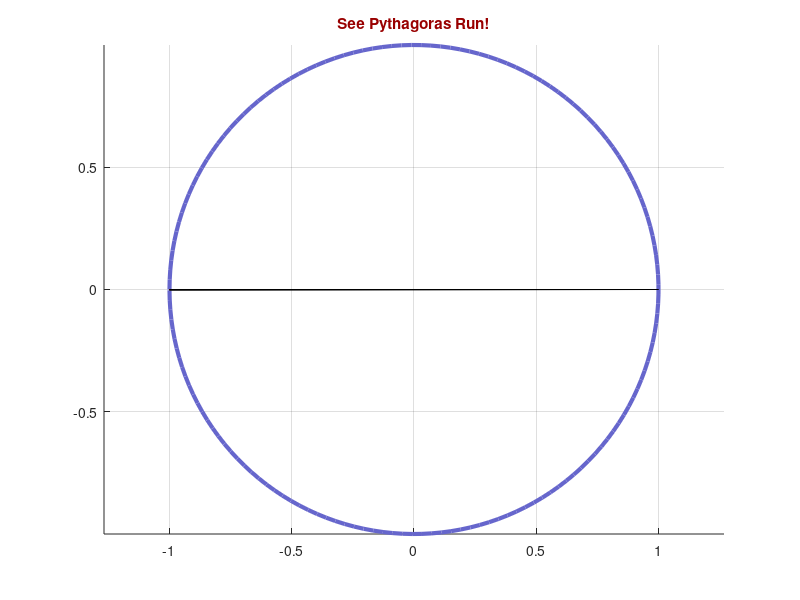

Here is the MATLAB script that generated this plot:
%%
clc;
clear all;
close all;

%%
c = -pi:.04:pi;

cx = cos(c);
cy = -sin(c);

hf = figure('color','white');
axis on, axis equal
grid on

line(cx, cy, 'color', [.4 .4 .8],'LineWidth',3);
title('See Pythagoras Run!','Color',[.6 0 0])
hold on

x = [-1 0 1 -1];
y =   [0 0 0 0];

ht = area(x,y,'facecolor',[.6 0 0]);
set(ht,'XDataSource','x')
set(ht,'YDataSource','y')

for j = 1:length(c)
    x(2) = cx(j);
    y(2) = cy(j);
    refreshdata(hf,'caller')
    drawnow
end